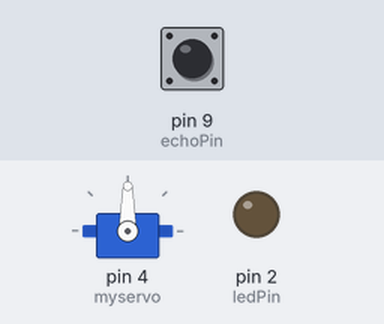
The sketch below on a simulated Arduino Uno, built with avr-gcc and run on an emulated ATmega328P. On the bench: servo, output pins drawn as LEDs (lit = HIGH). The test bench sets the inputs (shaded band); at power-on: pin 9 (echoPin) LOW. Pins used as bus, display or sensor lines are not drawn.

Above: at 0.1 s.
At 1.2 s:
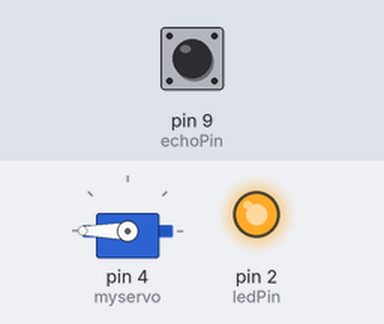
1.3 s: pin 9 (echoPin) pulsed HIGH 5 times (0.12 s each, 0.3 s apart)
At 3.7 s:
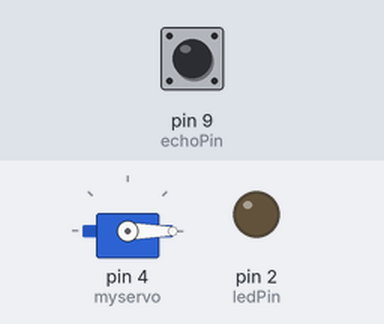
Timing chart, 0 to 6.2 s (numbered marks = the images above; inputs shaded):
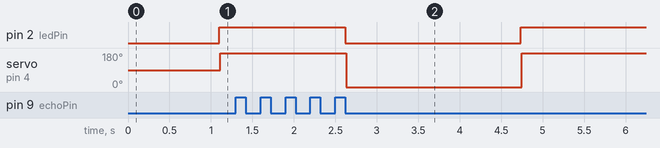

The sketch:

automatedDoorControl.ino
```cpp
/* automated door open and close system */

#include <Servo.h>
Servo myservo;
int pos = 0;

int const trigPin = 10;
int const echoPin = 9;

int const ledPin = 2;

void setup() {
  myservo.attach(4);
  pinMode(trigPin, OUTPUT);
  pinMode(echoPin, INPUT);
  pinMode(ledPin, OUTPUT);

}

void loop() {
  int pos;
  int duration, distance;
  digitalWrite(trigPin, HIGH);
  delay(100);
  digitalWrite(trigPin, LOW);

  duration = pulseIn(echoPin, HIGH);

  distance = (duration/2) / 29.1;

  if (distance <= 15 && distance >= 0){
    digitalWrite(ledPin, HIGH);
    for(pos = 0; pos <= 180; pos +=1){
        myservo.write(pos);
      }

  }

  else{
    digitalWrite(ledPin, LOW);
    for(pos = 180; pos >= 0; pos -=1){
        myservo.write(pos);
      }
  }

  delay(1000);

}
```

Measured:
- after the input at 1.3 s, pin 2 (ledPin): HIGH → LOW after 1.3 s, → HIGH 2.1 s later; servo on pin 4 (myservo): 180° → 0° after 1.3 s, → 180° 2.1 s later
